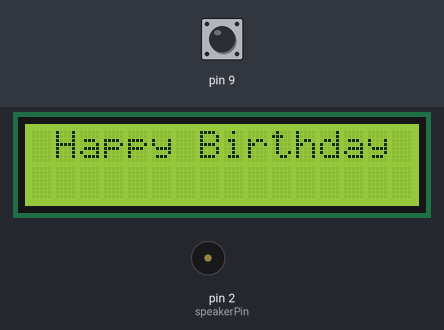
This sketch was run on a simulated Arduino Mega 2560, built with avr-gcc and run on an emulated ATmega2560. Shown: 16×2 character LCD, buzzer (waves = sounding). Inputs (shaded band) come from the test bench; at power-on: pin 9 HIGH.

Above: at 0.26 s.
At 127.47 s:
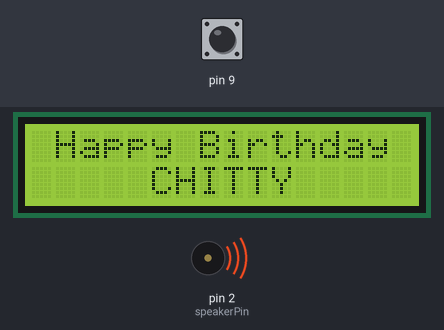
Timing chart, 0 to 130.0 s (numbered marks = the images above):
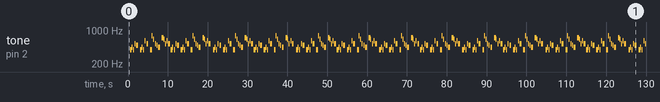

The sketch:

birthday_gift.ino
```cpp
 #include <LiquidCrystal.h>
int val;
LiquidCrystal lcd(53, 52, 50, 51, 48, 49);//pins of lcd (RS, E, D4, D5, D6, D7)
 const int speakerPin = 2;
int length = 28;

char notes[] = "GGAGcB GGAGdc GGxecBA yyecdc";
int beats[] = { 2, 2, 8, 8, 8, 16, 1, 2, 2, 8, 8,8, 16, 1, 2,2,8,8,8,8,16, 1,2,2,8,8,8,16 };
int tempo = 150;

void playTone(int tone, int duration)
{
    for (long i = 0; i < duration * 1000L; i += tone * 2)
       {
           digitalWrite(speakerPin, HIGH);
           delayMicroseconds(tone);
           digitalWrite(speakerPin, LOW);
           delayMicroseconds(tone);
        }
   }
void playNote(char note, int duration) {
char names[] = {'C', 'D', 'E', 'F', 'G', 'A', 'B',
                 'c', 'd', 'e', 'f', 'g', 'a', 'b',
                 'x', 'y' };

int tones[] = { 1915, 1700, 1519, 1432, 1275, 1136, 1014,
                 956,  834,  765,  593,  468,  346,  224,
                655 , 715 };

int SPEE = 5;


for (int i = 0; i < 17; i++)
{
   if (names[i] == note)
    {
         int newduration = duration/SPEE;
         playTone(tones[i], newduration);
    }
}
}
void setup() {
    Serial.begin(9600);
    lcd.begin(16, 2);
    pinMode(9,INPUT_PULLUP);
    pinMode(speakerPin, OUTPUT);
}


void loop() {
  val=digitalRead(9);
  if (val==1){
    lcd.clear();
    lcd.print(" Happy Birthday");
    lcd.setCursor(0,1);
    delay(400);
    lcd.print("     CHITTY");


for (int i = 0; i < length; i++) {

   if (notes[i] == ' ') {
     delay(beats[i] * tempo);
   }

    else {
     playNote(notes[i], beats[i] * tempo);
    }
    delay(tempo);

}
for (int i = 0; i < length; i++) {

   if (notes[i] == ' ') {
     delay(beats[i] * tempo);
   }

    else {
     playNote(notes[i], beats[i] * tempo);
    }
    delay(tempo);

   }
 }


}
```

Measured:
- by itself, tone on pin 2 (speakerPin): plays 391 Hz for 0.08 s, 391 Hz for 0.08 s, 438 Hz for 0.24 s, 391 Hz for 0.24 s, 520 Hz for 0.24 s, 491 Hz for 0.48 s … (312 notes in this stretch)
